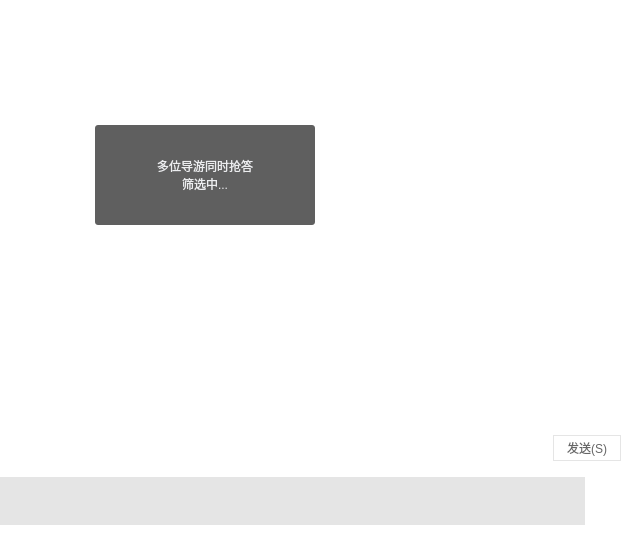
<?xml version="1.0" encoding="UTF-8"?>
<ui version="4.0">
 <class>MenuRobotDialog</class>
 <widget class="QWidget" name="MenuRobotDialog">
  <property name="geometry">
   <rect>
    <x>0</x>
    <y>0</y>
    <width>631</width>
    <height>535</height>
   </rect>
  </property>
  <property name="windowTitle">
   <string>MenuRobotDialog</string>
  </property>
  <property name="styleSheet">
   <string notr="true">
QWidget{
    font-family:'微软雅黑';
}
QWidget#MenuRobotDialog
{
    border:none;
    background:#00000000;
}


QWidget#widgetBorder{
    border: none;
    border-radius: 0px;
    
}

QWidget#webView
{
    background:#00000000;
}
QWidget#webviewFrame
{
    background:#FFFFFF;
    border:none;
}
 
QWidget#spider_0{
    background-color: #00000000;
}
QWidget#border{
    background-color: #FFFFFF;
}
QWidget#border_3{
    background-color: #FFFFFF;
}
QWidget#fontpage{
    background-color: #FFFFFF;
}
QWidget#toolbar_1{
    background-color: #FFFFFF;
}
QWidget#frametextedit,#menupanel{
    background-color: #FFFFFF;
}
QTextEdit#textEdit{
    border:none;
	background-color: #00000000;
}

/* 工具条 */
QPushButton#btnEmotion{ 
    border:1px solid #00000000;
	image : url(:/Images/toolbar_emoticon_normal.png);
} 
QPushButton#btnEmotion:hover{ 
	image : url(:/Images/toolbar_emoticon_hover.png);
} 
QPushButton#btnEmotion:pressed{ 
	image : url(:/Images/toolbar_emoticon_hover.png);
} 

QPushButton#btnFont{ 
    border:1px solid #00000000;
	image : url(:/Images/font_normal.png);
} 
QPushButton#btnFont:hover{ 
    image : url(:/Images/font_hover.png);
} 
QPushButton#btnFont:pressed{ 
    image : url(:/Images/font_hover.png);
} 

QPushButton#btnJietu{ 
    border:1px solid #00000000;
	image : url(:/Images/toolbar_screenCapture_normal.png);
} 
QPushButton#btnJietu:hover{ 
    image : url(:/Images/toolbar_screenCapture_hover.png);
} 
QPushButton#btnJietu:pressed{ 
   image : url(:/Images/toolbar_screenCapture_hover.png);
} 

QPushButton#btnSendPic{ 
    border:1px solid #00000000;
	image : url(:/Images/toolbar_sendfile_normal.png);
} 
QPushButton#btnSendPic:hover{ 
    image : url(:/Images/toolbar_sendfile_hover.png);
} 
QPushButton#btnSendPic:pressed{ 
    image : url(:/Images/toolbar_sendfile_hover.png);
} 

QPushButton#historyRecord{ 
    border:1px solid #00000000;
	
	image : url(:/Images/historyicon.png);
} 
QPushButton#historyRecord:hover{ 
    image : url(:/Images/historyicon.png);
} 
QPushButton#historyRecord:pressed{ 
    image : url(:/Images/historyicon.png);
} 

QPushButton#historyRecordWeb{ 
    border:1px solid #00000000;
	
	image : url(:/Images/aio_group_search_normal.png);
} 
QPushButton#historyRecordWeb:hover{ 
    image : url(:/Images/aio_group_search_normal.png);
} 
QPushButton#historyRecordWeb:pressed{ 
    image : url(:/Images/aio_group_search_normal.png);
} 
QPushButton#trace{  
    border:none;
    image : url(:/Images/icon_go.png);
}

QPushButton#btnQuickReply{ 
    border:1px solid #00000000;
	image : url(:/Images/QReply.png);
} 
QPushButton#btnQuickReply:hover{ 
    image : url(:/Images/QReply.png);
} 
QPushButton#btnQuickReply:pressed{ 
    image : url(:/Images/QReply.png);
} 

QPushButton#pushButton_muc{  
    border:1px solid #00000000;
    image : url(:/Images/titlebar_function_addMember_normal.png);
}



QPushButton#pushButton_muc:hover{
    image : url(:/Images/titlebar_function_addMember_down.png);
}

QPushButton#pushButton_muc:pressed{
    image : url(:/Images/titlebar_function_addMember_down.png);
}

QPushButton#sendmail{  
    border:1px solid #00000000;
    margin-right:6px;
    image : url(:/Images/mailnormal.png);
}

QPushButton#sendmail:pressed{
    image : url(:/Images/mailpress.png);
}

QPushButton#sendbtn{
    border-radius: 0px;
    color:#666666;
    border:1px solid #E5E5E5;
    background-color:#FFFFFF;
}

QPushButton#sendbtn:hover{
    color:#FFFFFF;
    background-color:#38C738;
}
QPushButton#sendbtn:pressed{
    color:#FFFFFF;
    background-color:#2FB82F;
}


QPushButton#btnTransfer{ 
    border:1px solid #00000000;
	image : url(:/Images/transfer_normal.png);
} 
QPushButton#btnTransfer:hover{ 
    image : url(:/Images/transfer_hover.png);
} 
QPushButton#btnTransfer:pressed{ 
    image : url(:/Images/transfer_hover.png);
} 


QPushButton#btnShake{ 
    border:1px solid #00000000;
	image : url(:/Images/toolbar_shake_normal.png);
} 
QPushButton#btnShake:hover{ 
    image : url(:/Images/toolbar_shake_hover.png);
} 
QPushButton#btnShake:pressed{ 
   image : url(:/Images/toolbar_shake_hover.png);
}




QWidget#robotMenu
{
    background:#E5E5E5;
    border:none;
}


QPushButton#up
{ 
    border:none;
   image : url(:/Images/robotInput.png);
}

QPushButton#down
{
     border:none;
   image : url(:/Images/robotMenu.png);
}

QPushButton#btnJietusetting{ 
    border:1px solid #00000000;
	image : url(:/Images/jietu_normal.png);
} 
QPushButton#btnJietusetting:hover{ 
    image : url(:/Images/jietu_hover.png);
} 
QPushButton#btnJietusetting:pressed{ 
   image : url(:/Images/jietu_hover.png);
} 

QPushButton#btnfilter{ 
    border:1px solid #00000000;
	image : url(:/Images/filter.png);
} 
QPushButton#btnfilter:hover{ 
    image : url(:/Images/filter.png);
} 
QPushButton#btnfilter:pressed{ 
   image : url(:/Images/filter.png);
} 

QWidget#dealingpanel
{
	background:#00000000;
	border:none;
}
QLabel#dealing
{
	background:#A0000000;
	border:none;
	color:#ECEDEF;
	border-radius:3px;
}</string>
  </property>
  <layout class="QVBoxLayout" name="verticalLayout">
   <property name="spacing">
    <number>0</number>
   </property>
   <property name="leftMargin">
    <number>0</number>
   </property>
   <property name="topMargin">
    <number>0</number>
   </property>
   <property name="rightMargin">
    <number>0</number>
   </property>
   <property name="bottomMargin">
    <number>0</number>
   </property>
   <item>
    <widget class="QWidget" name="wb" native="true">
     <property name="styleSheet">
      <string notr="true"/>
     </property>
     <layout class="QVBoxLayout" name="verticalLayout_2">
      <property name="spacing">
       <number>0</number>
      </property>
      <property name="leftMargin">
       <number>0</number>
      </property>
      <property name="topMargin">
       <number>0</number>
      </property>
      <property name="rightMargin">
       <number>0</number>
      </property>
      <property name="bottomMargin">
       <number>2</number>
      </property>
      <item>
       <widget class="QWidget" name="titlebarWidget" native="true">
        <property name="sizePolicy">
         <sizepolicy hsizetype="Preferred" vsizetype="Fixed">
          <horstretch>0</horstretch>
          <verstretch>0</verstretch>
         </sizepolicy>
        </property>
        <property name="minimumSize">
         <size>
          <width>0</width>
          <height>60</height>
         </size>
        </property>
        <property name="maximumSize">
         <size>
          <width>16777215</width>
          <height>60</height>
         </size>
        </property>
        <property name="styleSheet">
         <string notr="true"/>
        </property>
        <widget class="QWidget" name="infopannel" native="true">
         <property name="geometry">
          <rect>
           <x>0</x>
           <y>0</y>
           <width>591</width>
           <height>60</height>
          </rect>
         </property>
         <property name="minimumSize">
          <size>
           <width>0</width>
           <height>60</height>
          </size>
         </property>
         <property name="maximumSize">
          <size>
           <width>16777215</width>
           <height>60</height>
          </size>
         </property>
         <layout class="QHBoxLayout" name="horizontalLayout_7">
          <property name="spacing">
           <number>0</number>
          </property>
          <property name="leftMargin">
           <number>8</number>
          </property>
          <property name="topMargin">
           <number>0</number>
          </property>
          <property name="rightMargin">
           <number>200</number>
          </property>
          <property name="bottomMargin">
           <number>0</number>
          </property>
          <item>
           <widget class="QWidget" name="widget_7" native="true">
            <property name="minimumSize">
             <size>
              <width>50</width>
              <height>50</height>
             </size>
            </property>
            <property name="maximumSize">
             <size>
              <width>50</width>
              <height>50</height>
             </size>
            </property>
            <widget class="QPushButton" name="headerimage">
             <property name="geometry">
              <rect>
               <x>0</x>
               <y>0</y>
               <width>50</width>
               <height>50</height>
              </rect>
             </property>
             <property name="minimumSize">
              <size>
               <width>50</width>
               <height>50</height>
              </size>
             </property>
             <property name="maximumSize">
              <size>
               <width>50</width>
               <height>50</height>
              </size>
             </property>
             <property name="flat">
              <bool>true</bool>
             </property>
            </widget>
            <widget class="QLabel" name="headericon">
             <property name="geometry">
              <rect>
               <x>40</x>
               <y>40</y>
               <width>10</width>
               <height>10</height>
              </rect>
             </property>
             <property name="minimumSize">
              <size>
               <width>10</width>
               <height>10</height>
              </size>
             </property>
             <property name="maximumSize">
              <size>
               <width>10</width>
               <height>10</height>
              </size>
             </property>
             <property name="text">
              <string/>
             </property>
            </widget>
           </widget>
          </item>
          <item>
           <widget class="QWidget" name="undbclicked" native="true">
            <layout class="QVBoxLayout" name="verticalLayout_3">
             <property name="spacing">
              <number>0</number>
             </property>
             <property name="leftMargin">
              <number>5</number>
             </property>
             <property name="topMargin">
              <number>6</number>
             </property>
             <property name="rightMargin">
              <number>20</number>
             </property>
             <property name="bottomMargin">
              <number>6</number>
             </property>
             <item>
              <widget class="QWidget" name="widget_6" native="true">
               <layout class="QHBoxLayout" name="horizontalLayout_10">
                <property name="spacing">
                 <number>6</number>
                </property>
                <property name="leftMargin">
                 <number>0</number>
                </property>
                <property name="topMargin">
                 <number>0</number>
                </property>
                <property name="rightMargin">
                 <number>0</number>
                </property>
                <property name="bottomMargin">
                 <number>0</number>
                </property>
                <item>
                 <widget class="QLabel" name="name">
                  <property name="styleSheet">
                   <string notr="true">font: bold 14px;</string>
                  </property>
                  <property name="text">
                   <string/>
                  </property>
                  <property name="alignment">
                   <set>Qt::AlignBottom|Qt::AlignLeading|Qt::AlignLeft</set>
                  </property>
                  <property name="textInteractionFlags">
                   <set>Qt::LinksAccessibleByMouse|Qt::TextSelectableByKeyboard|Qt::TextSelectableByMouse</set>
                  </property>
                 </widget>
                </item>
                <item>
                 <spacer name="horizontalSpacer_2">
                  <property name="orientation">
                   <enum>Qt::Horizontal</enum>
                  </property>
                  <property name="sizeHint" stdset="0">
                   <size>
                    <width>40</width>
                    <height>20</height>
                   </size>
                  </property>
                 </spacer>
                </item>
               </layout>
              </widget>
             </item>
             <item>
              <widget class="QWidget" name="widget_5" native="true">
               <layout class="QHBoxLayout" name="horizontalLayout_9">
                <property name="spacing">
                 <number>0</number>
                </property>
                <property name="leftMargin">
                 <number>0</number>
                </property>
                <property name="topMargin">
                 <number>0</number>
                </property>
                <property name="rightMargin">
                 <number>0</number>
                </property>
                <property name="bottomMargin">
                 <number>0</number>
                </property>
                <item>
                 <widget class="QLabel" name="noticy">
                  <property name="maximumSize">
                   <size>
                    <width>16777215</width>
                    <height>16777215</height>
                   </size>
                  </property>
                  <property name="text">
                   <string/>
                  </property>
                  <property name="textInteractionFlags">
                   <set>Qt::LinksAccessibleByMouse|Qt::TextSelectableByKeyboard|Qt::TextSelectableByMouse</set>
                  </property>
                 </widget>
                </item>
               </layout>
              </widget>
             </item>
            </layout>
           </widget>
          </item>
         </layout>
        </widget>
        <widget class="QWidget" name="funtionpannel" native="true">
         <property name="geometry">
          <rect>
           <x>10</x>
           <y>10</y>
           <width>30</width>
           <height>27</height>
          </rect>
         </property>
         <property name="minimumSize">
          <size>
           <width>0</width>
           <height>27</height>
          </size>
         </property>
         <property name="maximumSize">
          <size>
           <width>16777215</width>
           <height>27</height>
          </size>
         </property>
         <layout class="QHBoxLayout" name="horizontalLayout_4">
          <property name="spacing">
           <number>0</number>
          </property>
          <property name="leftMargin">
           <number>0</number>
          </property>
          <property name="topMargin">
           <number>0</number>
          </property>
          <property name="rightMargin">
           <number>0</number>
          </property>
          <property name="bottomMargin">
           <number>0</number>
          </property>
          <item>
           <spacer name="horizontalSpacer">
            <property name="orientation">
             <enum>Qt::Horizontal</enum>
            </property>
            <property name="sizeHint" stdset="0">
             <size>
              <width>40</width>
              <height>20</height>
             </size>
            </property>
           </spacer>
          </item>
          <item>
           <widget class="QPushButton" name="btnfilter">
            <property name="minimumSize">
             <size>
              <width>27</width>
              <height>27</height>
             </size>
            </property>
            <property name="maximumSize">
             <size>
              <width>27</width>
              <height>27</height>
             </size>
            </property>
            <property name="text">
             <string/>
            </property>
            <property name="iconSize">
             <size>
              <width>27</width>
              <height>27</height>
             </size>
            </property>
            <property name="flat">
             <bool>true</bool>
            </property>
           </widget>
          </item>
         </layout>
        </widget>
       </widget>
      </item>
      <item>
       <widget class="QWidget" name="webviewFrame" native="true">
        <widget class="DraggableWebView" name="webView" native="true">
         <property name="geometry">
          <rect>
           <x>0</x>
           <y>0</y>
           <width>650</width>
           <height>346</height>
          </rect>
         </property>
         <property name="sizePolicy">
          <sizepolicy hsizetype="Preferred" vsizetype="Expanding">
           <horstretch>0</horstretch>
           <verstretch>0</verstretch>
          </sizepolicy>
         </property>
         <property name="maximumSize">
          <size>
           <width>16777215</width>
           <height>16777215</height>
          </size>
         </property>
        </widget>
        <widget class="QWidget" name="dealingpanel" native="true">
         <property name="geometry">
          <rect>
           <x>10</x>
           <y>10</y>
           <width>391</width>
           <height>211</height>
          </rect>
         </property>
         <property name="styleSheet">
          <string notr="true"/>
         </property>
         <layout class="QHBoxLayout" name="horizontalLayout_13">
          <property name="spacing">
           <number>0</number>
          </property>
          <property name="leftMargin">
           <number>0</number>
          </property>
          <property name="topMargin">
           <number>0</number>
          </property>
          <property name="rightMargin">
           <number>0</number>
          </property>
          <property name="bottomMargin">
           <number>0</number>
          </property>
          <item>
           <widget class="QLabel" name="dealing">
            <property name="minimumSize">
             <size>
              <width>220</width>
              <height>100</height>
             </size>
            </property>
            <property name="maximumSize">
             <size>
              <width>220</width>
              <height>100</height>
             </size>
            </property>
            <property name="text">
             <string>&lt;html&gt;&lt;head/&gt;&lt;body&gt;&lt;p&gt;多位导游同时抢答&lt;br&gt;筛选中...&lt;/p&gt;&lt;/body&gt;&lt;/html&gt;</string>
            </property>
            <property name="alignment">
             <set>Qt::AlignCenter</set>
            </property>
           </widget>
          </item>
         </layout>
        </widget>
       </widget>
      </item>
      <item>
       <widget class="QWidget" name="spider_0" native="true">
        <property name="minimumSize">
         <size>
          <width>0</width>
          <height>1</height>
         </size>
        </property>
        <property name="maximumSize">
         <size>
          <width>16777215</width>
          <height>1</height>
         </size>
        </property>
        <property name="styleSheet">
         <string notr="true"/>
        </property>
       </widget>
      </item>
      <item>
       <widget class="QWidget" name="widget_8" native="true">
        <property name="minimumSize">
         <size>
          <width>0</width>
          <height>0</height>
         </size>
        </property>
        <layout class="QVBoxLayout" name="verticalLayout_5">
         <property name="spacing">
          <number>0</number>
         </property>
         <property name="leftMargin">
          <number>0</number>
         </property>
         <property name="topMargin">
          <number>0</number>
         </property>
         <property name="rightMargin">
          <number>0</number>
         </property>
         <property name="bottomMargin">
          <number>0</number>
         </property>
         <item>
          <widget class="QWidget" name="editPanel" native="true">
           <property name="sizePolicy">
            <sizepolicy hsizetype="Preferred" vsizetype="Fixed">
             <horstretch>0</horstretch>
             <verstretch>0</verstretch>
            </sizepolicy>
           </property>
           <property name="minimumSize">
            <size>
             <width>100</width>
             <height>0</height>
            </size>
           </property>
           <property name="styleSheet">
            <string notr="true"/>
           </property>
           <layout class="QVBoxLayout" name="verticalLayout_6">
            <property name="spacing">
             <number>0</number>
            </property>
            <property name="leftMargin">
             <number>0</number>
            </property>
            <property name="topMargin">
             <number>0</number>
            </property>
            <property name="rightMargin">
             <number>0</number>
            </property>
            <property name="bottomMargin">
             <number>0</number>
            </property>
            <item>
             <widget class="QWidget" name="toolbar_1" native="true">
              <property name="sizePolicy">
               <sizepolicy hsizetype="Preferred" vsizetype="Fixed">
                <horstretch>0</horstretch>
                <verstretch>0</verstretch>
               </sizepolicy>
              </property>
              <property name="minimumSize">
               <size>
                <width>0</width>
                <height>32</height>
               </size>
              </property>
              <property name="maximumSize">
               <size>
                <width>16777215</width>
                <height>32</height>
               </size>
              </property>
              <property name="styleSheet">
               <string notr="true"/>
              </property>
              <layout class="QHBoxLayout" name="horizontalLayout_3">
               <property name="spacing">
                <number>0</number>
               </property>
               <property name="leftMargin">
                <number>2</number>
               </property>
               <property name="topMargin">
                <number>0</number>
               </property>
               <property name="rightMargin">
                <number>2</number>
               </property>
               <property name="bottomMargin">
                <number>0</number>
               </property>
               <item>
                <widget class="ChatToolBar" name="toolbar" native="true"/>
               </item>
               <item>
                <widget class="QPushButton" name="down">
                 <property name="minimumSize">
                  <size>
                   <width>30</width>
                   <height>30</height>
                  </size>
                 </property>
                 <property name="maximumSize">
                  <size>
                   <width>30</width>
                   <height>30</height>
                  </size>
                 </property>
                 <property name="toolTip">
                  <string>远程消息搜索</string>
                 </property>
                 <property name="text">
                  <string/>
                 </property>
                 <property name="flat">
                  <bool>true</bool>
                 </property>
                </widget>
               </item>
              </layout>
             </widget>
            </item>
            <item>
             <widget class="QWidget" name="frametextedit" native="true">
              <property name="maximumSize">
               <size>
                <width>16777215</width>
                <height>16777215</height>
               </size>
              </property>
              <property name="styleSheet">
               <string notr="true"/>
              </property>
              <layout class="QVBoxLayout" name="verticalLayout_4">
               <property name="spacing">
                <number>0</number>
               </property>
               <property name="leftMargin">
                <number>0</number>
               </property>
               <property name="topMargin">
                <number>0</number>
               </property>
               <property name="rightMargin">
                <number>0</number>
               </property>
               <property name="bottomMargin">
                <number>0</number>
               </property>
               <item>
                <widget class="TextEdit" name="textEdit">
                 <property name="sizePolicy">
                  <sizepolicy hsizetype="Expanding" vsizetype="Fixed">
                   <horstretch>0</horstretch>
                   <verstretch>0</verstretch>
                  </sizepolicy>
                 </property>
                 <property name="minimumSize">
                  <size>
                   <width>0</width>
                   <height>100</height>
                  </size>
                 </property>
                 <property name="maximumSize">
                  <size>
                   <width>16777215</width>
                   <height>100</height>
                  </size>
                 </property>
                 <property name="styleSheet">
                  <string notr="true"/>
                 </property>
                 <property name="frameShape">
                  <enum>QFrame::NoFrame</enum>
                 </property>
                </widget>
               </item>
               <item>
                <widget class="QWidget" name="widget_4" native="true">
                 <property name="minimumSize">
                  <size>
                   <width>0</width>
                   <height>0</height>
                  </size>
                 </property>
                 <layout class="QHBoxLayout" name="horizontalLayout_2">
                  <property name="spacing">
                   <number>0</number>
                  </property>
                  <property name="leftMargin">
                   <number>0</number>
                  </property>
                  <property name="topMargin">
                   <number>0</number>
                  </property>
                  <property name="rightMargin">
                   <number>10</number>
                  </property>
                  <property name="bottomMargin">
                   <number>10</number>
                  </property>
                  <item>
                   <spacer name="horizontalSpacer_7">
                    <property name="orientation">
                     <enum>Qt::Horizontal</enum>
                    </property>
                    <property name="sizeHint" stdset="0">
                     <size>
                      <width>593</width>
                      <height>20</height>
                     </size>
                    </property>
                   </spacer>
                  </item>
                  <item>
                   <widget class="QPushButton" name="sendbtn">
                    <property name="minimumSize">
                     <size>
                      <width>68</width>
                      <height>26</height>
                     </size>
                    </property>
                    <property name="maximumSize">
                     <size>
                      <width>68</width>
                      <height>26</height>
                     </size>
                    </property>
                    <property name="text">
                     <string>发送(S)</string>
                    </property>
                    <property name="flat">
                     <bool>true</bool>
                    </property>
                   </widget>
                  </item>
                 </layout>
                </widget>
               </item>
              </layout>
             </widget>
            </item>
           </layout>
          </widget>
         </item>
         <item>
          <widget class="QWidget" name="menupanel" native="true">
           <property name="minimumSize">
            <size>
             <width>0</width>
             <height>48</height>
            </size>
           </property>
           <property name="maximumSize">
            <size>
             <width>16777215</width>
             <height>48</height>
            </size>
           </property>
           <layout class="QHBoxLayout" name="horizontalLayout">
            <property name="spacing">
             <number>0</number>
            </property>
            <property name="leftMargin">
             <number>0</number>
            </property>
            <property name="topMargin">
             <number>0</number>
            </property>
            <property name="rightMargin">
             <number>0</number>
            </property>
            <property name="bottomMargin">
             <number>0</number>
            </property>
            <item>
             <widget class="QWidget" name="robotMenu" native="true">
              <layout class="QHBoxLayout" name="robotMenuHlayout">
               <property name="spacing">
                <number>1</number>
               </property>
               <property name="leftMargin">
                <number>1</number>
               </property>
               <property name="topMargin">
                <number>1</number>
               </property>
               <property name="rightMargin">
                <number>1</number>
               </property>
               <property name="bottomMargin">
                <number>1</number>
               </property>
              </layout>
             </widget>
            </item>
            <item>
             <widget class="QPushButton" name="up">
              <property name="minimumSize">
               <size>
                <width>46</width>
                <height>46</height>
               </size>
              </property>
              <property name="maximumSize">
               <size>
                <width>46</width>
                <height>46</height>
               </size>
              </property>
              <property name="text">
               <string/>
              </property>
              <property name="flat">
               <bool>true</bool>
              </property>
             </widget>
            </item>
           </layout>
          </widget>
         </item>
        </layout>
       </widget>
      </item>
     </layout>
    </widget>
   </item>
  </layout>
 </widget>
 <layoutdefault spacing="6" margin="11"/>
 <customwidgets>
  <customwidget>
   <class>TextEdit</class>
   <extends>QTextEdit</extends>
   <header>TextEdit.h</header>
  </customwidget>
  <customwidget>
   <class>ChatToolBar</class>
   <extends>QWidget</extends>
   <header>chattoolbar.h</header>
   <container>1</container>
  </customwidget>
  <customwidget>
   <class>DraggableWebView</class>
   <extends>QWidget</extends>
   <header>draggablewebview.h</header>
   <container>1</container>
  </customwidget>
 </customwidgets>
 <resources>
  <include location="localman.qrc"/>
 </resources>
 <connections/>
</ui>
